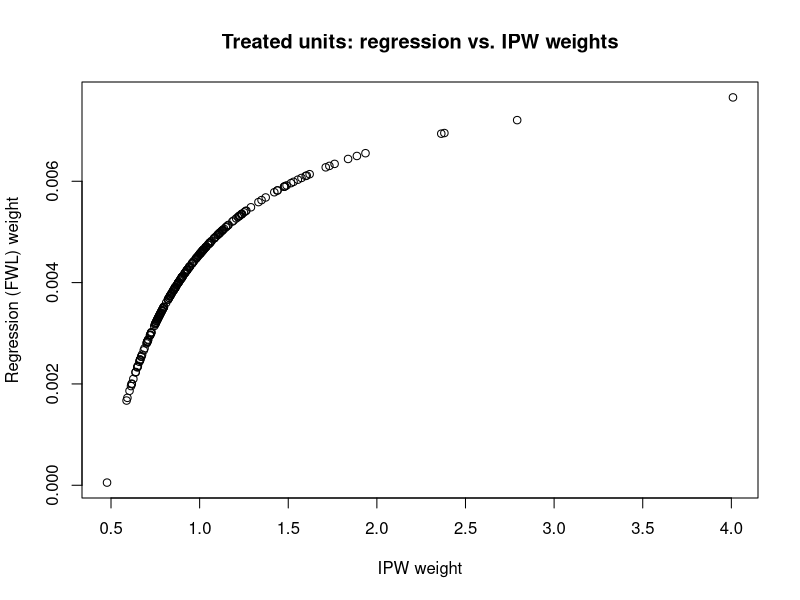

Here is the R script that generated this plot:
## ---- chunk 1
#| label: fwl-weights-example
#| cache: true
#| warning: false
#| message: false
library(dplyr)

set.seed(1)
n <- 500
X <- rnorm(n)
d_prob <- plogis(0.5 * X)
D <- rbinom(n, 1, d_prob)
Y <- 1 + 2 * D + 1.5 * X + rnorm(n)
dat <- data.frame(Y, D, X)

# Regression-implied weights via the FWL residualization of D on X.
d_hat <- fitted(lm(D ~ X, data = dat))
resid_D <- dat$D - d_hat
omega_reg <- resid_D / sum(resid_D^2)

# IPW weights (Horvitz-Thompson), using the same linear-probability d_hat
# purely for comparability with the regression weights above.
ipw <- ifelse(dat$D == 1, 1 / d_hat, 1 / (1 - d_hat))
ipw <- ipw / sum(ipw[dat$D == 1]) * sum(dat$D == 1) # normalize within arm for comparability

tau_reg <- sum(omega_reg * dat$Y)
tau_lm  <- coef(lm(Y ~ D + X, data = dat))["D"]

data.frame(tau_reg_from_weights = tau_reg, tau_from_lm_coef = tau_lm)
## ---- chunk 2
#| label: fwl-weights-plot
#| cache: true
#| warning: false
#| message: false
plot(ipw[dat$D == 1], omega_reg[dat$D == 1],
     xlab = "IPW weight", ylab = "Regression (FWL) weight",
     main = "Treated units: regression vs. IPW weights")
